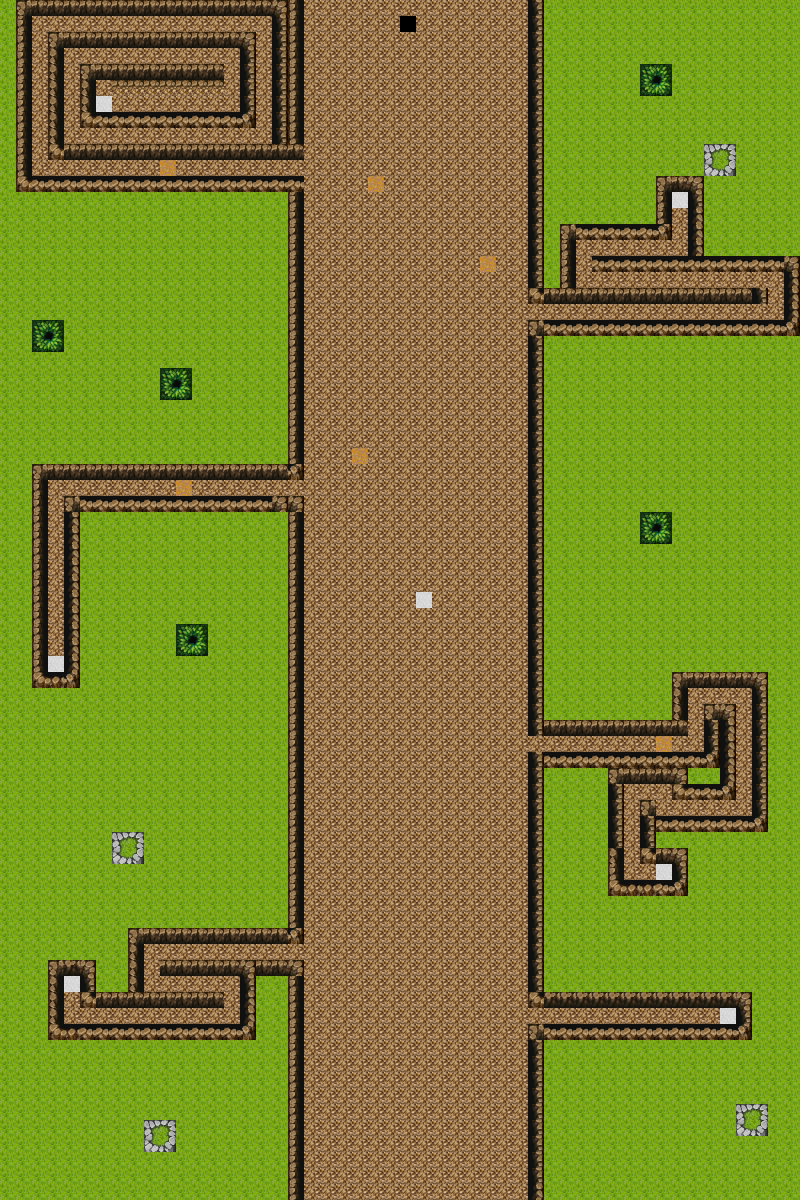

A 2D game scene composited from a Tiled map and its tileset images. What follows is a short description and the map's XML, with each tile layer's data collapsed to a summary:
An orthogonal 50x75 tile map with 16x16 px tiles, 1 tile layer (Tile Layer 1).

<map version="1.0" orientation="orthogonal" renderorder="right-down" width="50" height="75" tilewidth="16" tileheight="16" nextobjectid="1">
 <tileset firstgid="1" name="tiles" tilewidth="16" tileheight="16" tilecount="960">
  <image source="tileSet2.png" width="512" height="480" />
  <tile id="117">
   <properties>
    <property name="points" value="points" />
   </properties>
  </tile>
  <tile id="430">
   <properties>
    <property name="goal" value="" />
   </properties>
  </tile>
  <tile id="561">
   <properties>
    <property name="stamina" value="" />
   </properties>
  </tile>
  <tile id="704">
   <properties>
    <property name="blocked" value="" />
   </properties>
  </tile>
  <tile id="705">
   <properties>
    <property name="blocked" value="" />
   </properties>
  </tile>
  <tile id="706">
   <properties>
    <property name="blocked" value="" />
   </properties>
  </tile>
  <tile id="707">
   <properties>
    <property name="blocked" value="" />
   </properties>
  </tile>
  <tile id="736">
   <properties>
    <property name="blocked" value="" />
   </properties>
  </tile>
  <tile id="739">
   <properties>
    <property name="blocked" value="" />
   </properties>
  </tile>
  <tile id="768">
   <properties>
    <property name="blocked" value="" />
   </properties>
  </tile>
  <tile id="771">
   <properties>
    <property name="blocked" value="" />
   </properties>
  </tile>
  <tile id="800">
   <properties>
    <property name="blocked" value="" />
   </properties>
  </tile>
  <tile id="801">
   <properties>
    <property name="blocked" value="" />
   </properties>
  </tile>
  <tile id="802">
   <properties>
    <property name="blocked" value="" />
   </properties>
  </tile>
  <tile id="803">
   <properties>
    <property name="blocked" value="" />
   </properties>
  </tile>
 </tileset>
 <layer name="Tile Layer 1" width="50" height="75">
  <data>[3750 cells, 3750 non-empty, 27 distinct tile ids]</data>
 </layer>
</map>
